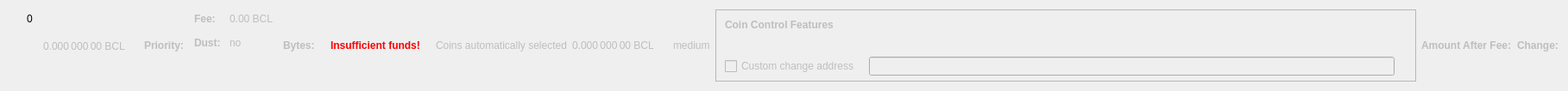
    <widget class="QWidget" name="dummyHideWidget" native="true">
     <property name="maximumSize">
      <size>
       <width>100</width>
       <height>22</height>
      </size>
     </property>
     <layout class="QHBoxLayout" name="dummyHideLayout">
      <item>
       <layout class="QFormLayout" name="formLayoutCoinControl1">
        <property name="horizontalSpacing">
         <number>10</number>
        </property>
        <property name="verticalSpacing">
         <number>14</number>
        </property>
        <property name="leftMargin">
         <number>10</number>
        </property>
        <property name="topMargin">
         <number>4</number>
        </property>
        <property name="rightMargin">
         <number>6</number>
        </property>
        <item row="0" column="1">
         <widget class="QLabel" name="labelCoinControlBytes">
          <property name="cursor">
           <cursorShape>IBeamCursor</cursorShape>
          </property>
          <property name="contextMenuPolicy">
           <enum>Qt::ActionsContextMenu</enum>
          </property>
          <property name="text">
           <string notr="true">0</string>
          </property>
          <property name="textInteractionFlags">
           <set>Qt::LinksAccessibleByMouse|Qt::TextSelectableByKeyboard|Qt::TextSelectableByMouse</set>
          </property>
         </widget>
        </item>
       </layout>
      </item>
      <item>
       <widget class="QLabel" name="labelCoinControlAfterFee">
        <property name="enabled">
         <bool>false</bool>
        </property>
        <property name="sizePolicy">
         <sizepolicy hsizetype="Fixed" vsizetype="Fixed">
          <horstretch>0</horstretch>
          <verstretch>0</verstretch>
         </sizepolicy>
        </property>
        <property name="minimumSize">
         <size>
          <width>111</width>
          <height>12</height>
         </size>
        </property>
        <property name="maximumSize">
         <size>
          <width>111</width>
          <height>12</height>
         </size>
        </property>
        <property name="cursor">
         <cursorShape>IBeamCursor</cursorShape>
        </property>
        <property name="contextMenuPolicy">
         <enum>Qt::ActionsContextMenu</enum>
        </property>
        <property name="text">
         <string notr="true">0.000 000 00 BCL</string>
        </property>
        <property name="textInteractionFlags">
         <set>Qt::LinksAccessibleByMouse|Qt::TextSelectableByKeyboard|Qt::TextSelectableByMouse</set>
        </property>
       </widget>
      </item>
      <item>
       <widget class="QLabel" name="labelCoinControlPriorityText">
        <property name="enabled">
         <bool>false</bool>
        </property>
        <property name="font">
         <font>
          <weight>75</weight>
          <bold>true</bold>
         </font>
        </property>
        <property name="text">
         <string>Priority:</string>
        </property>
       </widget>
      </item>
      <item>
       <layout class="QHBoxLayout" name="horizontalLayout"/>
      </item>
      <item>
       <layout class="QFormLayout" name="formLayoutCoinControl3">
        <property name="horizontalSpacing">
         <number>10</number>
        </property>
        <property name="verticalSpacing">
         <number>14</number>
        </property>
        <property name="leftMargin">
         <number>6</number>
        </property>
        <property name="topMargin">
         <number>4</number>
        </property>
        <property name="rightMargin">
         <number>6</number>
        </property>
        <item row="0" column="0">
         <widget class="QLabel" name="labelCoinControlFeeText">
          <property name="enabled">
           <bool>false</bool>
          </property>
          <property name="font">
           <font>
            <weight>75</weight>
            <bold>true</bold>
           </font>
          </property>
          <property name="text">
           <string>Fee:</string>
          </property>
          <property name="margin">
           <number>0</number>
          </property>
         </widget>
        </item>
        <item row="0" column="1">
         <widget class="QLabel" name="labelCoinControlFee">
          <property name="enabled">
           <bool>false</bool>
          </property>
          <property name="cursor">
           <cursorShape>IBeamCursor</cursorShape>
          </property>
          <property name="contextMenuPolicy">
           <enum>Qt::ActionsContextMenu</enum>
          </property>
          <property name="text">
           <string notr="true">0.00 BCL</string>
          </property>
          <property name="textInteractionFlags">
           <set>Qt::LinksAccessibleByMouse|Qt::TextSelectableByKeyboard|Qt::TextSelectableByMouse</set>
          </property>
         </widget>
        </item>
        <item row="1" column="0">
         <widget class="QLabel" name="labelCoinControlLowOutputText">
          <property name="enabled">
           <bool>false</bool>
          </property>
          <property name="font">
           <font>
            <weight>75</weight>
            <bold>true</bold>
           </font>
          </property>
          <property name="text">
           <string>Dust:</string>
          </property>
         </widget>
        </item>
        <item row="1" column="1">
         <widget class="QLabel" name="labelCoinControlLowOutput">
          <property name="enabled">
           <bool>false</bool>
          </property>
          <property name="cursor">
           <cursorShape>IBeamCursor</cursorShape>
          </property>
          <property name="contextMenuPolicy">
           <enum>Qt::ActionsContextMenu</enum>
          </property>
          <property name="text">
           <string>no</string>
          </property>
          <property name="textInteractionFlags">
           <set>Qt::LinksAccessibleByMouse|Qt::TextSelectableByKeyboard|Qt::TextSelectableByMouse</set>
          </property>
         </widget>
        </item>
       </layout>
      </item>
      <item>
       <widget class="QLabel" name="labelCoinControlBytesText">
        <property name="enabled">
         <bool>false</bool>
        </property>
        <property name="font">
         <font>
          <weight>75</weight>
          <bold>true</bold>
         </font>
        </property>
        <property name="text">
         <string>Bytes:</string>
        </property>
       </widget>
      </item>
      <item>
       <layout class="QFormLayout" name="formLayoutCoinControl2">
        <property name="horizontalSpacing">
         <number>10</number>
        </property>
        <property name="verticalSpacing">
         <number>14</number>
        </property>
        <property name="leftMargin">
         <number>6</number>
        </property>
        <property name="topMargin">
         <number>4</number>
        </property>
        <property name="rightMargin">
         <number>6</number>
        </property>
       </layout>
      </item>
      <item>
       <layout class="QHBoxLayout" name="horizontalLayoutCoinControl2">
        <property name="spacing">
         <number>8</number>
        </property>
        <property name="bottomMargin">
         <number>10</number>
        </property>
       </layout>
      </item>
      <item>
       <widget class="QLabel" name="labelCoinControlInsuffFunds">
        <property name="enabled">
         <bool>false</bool>
        </property>
        <property name="minimumSize">
         <size>
          <width>0</width>
          <height>0</height>
         </size>
        </property>
        <property name="font">
         <font>
          <weight>75</weight>
          <bold>true</bold>
         </font>
        </property>
        <property name="styleSheet">
         <string notr="true">color:red;font-weight:bold;</string>
        </property>
        <property name="text">
         <string>Insufficient funds!</string>
        </property>
        <property name="margin">
         <number>5</number>
        </property>
       </widget>
      </item>
      <item>
       <layout class="QFormLayout" name="formLayoutCoinControl4">
        <property name="horizontalSpacing">
         <number>10</number>
        </property>
        <property name="verticalSpacing">
         <number>14</number>
        </property>
        <property name="leftMargin">
         <number>6</number>
        </property>
        <property name="topMargin">
         <number>4</number>
        </property>
        <property name="rightMargin">
         <number>6</number>
        </property>
       </layout>
      </item>
      <item>
       <widget class="QLabel" name="labelCoinControlAutomaticallySelected">
        <property name="enabled">
         <bool>false</bool>
        </property>
        <property name="sizePolicy">
         <sizepolicy hsizetype="Fixed" vsizetype="Fixed">
          <horstretch>0</horstretch>
          <verstretch>0</verstretch>
         </sizepolicy>
        </property>
        <property name="minimumSize">
         <size>
          <width>0</width>
          <height>0</height>
         </size>
        </property>
        <property name="maximumSize">
         <size>
          <width>240</width>
          <height>16777215</height>
         </size>
        </property>
        <property name="text">
         <string>Coins automatically selected</string>
        </property>
        <property name="margin">
         <number>5</number>
        </property>
       </widget>
      </item>
      <item>
       <widget class="QLabel" name="labelCoinControlChange">
        <property name="enabled">
         <bool>false</bool>
        </property>
        <property name="sizePolicy">
         <sizepolicy hsizetype="Fixed" vsizetype="Fixed">
          <horstretch>0</horstretch>
          <verstretch>0</verstretch>
         </sizepolicy>
        </property>
        <property name="minimumSize">
         <size>
          <width>111</width>
          <height>0</height>
         </size>
        </property>
        <property name="maximumSize">
         <size>
          <width>111</width>
          <height>16777215</height>
         </size>
        </property>
        <property name="cursor">
         <cursorShape>IBeamCursor</cursorShape>
        </property>
        <property name="contextMenuPolicy">
         <enum>Qt::ActionsContextMenu</enum>
        </property>
        <property name="text">
         <string notr="true">0.000 000 00 BCL</string>
        </property>
        <property name="textInteractionFlags">
         <set>Qt::LinksAccessibleByMouse|Qt::TextSelectableByKeyboard|Qt::TextSelectableByMouse</set>
        </property>
       </widget>
      </item>
      <item>
       <widget class="QLabel" name="labelCoinControlPriority">
        <property name="enabled">
         <bool>false</bool>
        </property>
        <property name="cursor">
         <cursorShape>IBeamCursor</cursorShape>
        </property>
        <property name="contextMenuPolicy">
         <enum>Qt::ActionsContextMenu</enum>
        </property>
        <property name="text">
         <string>medium</string>
        </property>
        <property name="textInteractionFlags">
         <set>Qt::LinksAccessibleByMouse|Qt::TextSelectableByKeyboard|Qt::TextSelectableByMouse</set>
        </property>
       </widget>
      </item>
      <item>
       <widget class="QFrame" name="frameCoinControl">
        <property name="sizePolicy">
         <sizepolicy hsizetype="Expanding" vsizetype="Expanding">
          <horstretch>0</horstretch>
          <verstretch>0</verstretch>
         </sizepolicy>
        </property>
        <property name="maximumSize">
         <size>
          <width>16777215</width>
          <height>16777215</height>
         </size>
        </property>
        <property name="frameShape">
         <enum>QFrame::StyledPanel</enum>
        </property>
        <property name="frameShadow">
         <enum>QFrame::Sunken</enum>
        </property>
        <layout class="QVBoxLayout" name="verticalLayoutCoinControl2_2">
         <property name="spacing">
          <number>0</number>
         </property>
         <property name="leftMargin">
          <number>0</number>
         </property>
         <property name="topMargin">
          <number>0</number>
         </property>
         <property name="rightMargin">
          <number>0</number>
         </property>
         <property name="bottomMargin">
          <number>6</number>
         </property>
         <item>
          <layout class="QVBoxLayout" name="verticalLayoutCoinControl" stretch="0,0,0,1">
           <property name="spacing">
            <number>0</number>
           </property>
           <property name="leftMargin">
            <number>10</number>
           </property>
           <property name="topMargin">
            <number>10</number>
           </property>
           <item>
            <layout class="QHBoxLayout" name="horizontalLayoutCoinControl1">
             <property name="bottomMargin">
              <number>15</number>
             </property>
             <item>
              <widget class="QLabel" name="labelCoinControlFeatures">
               <property name="enabled">
                <bool>false</bool>
               </property>
               <property name="sizePolicy">
                <sizepolicy hsizetype="Preferred" vsizetype="Maximum">
                 <horstretch>0</horstretch>
                 <verstretch>0</verstretch>
                </sizepolicy>
               </property>
               <property name="font">
                <font>
                 <weight>75</weight>
                 <bold>true</bold>
                </font>
               </property>
               <property name="styleSheet">
                <string notr="true">font-weight:bold;</string>
               </property>
               <property name="text">
                <string>Coin Control Features</string>
               </property>
              </widget>
             </item>
            </layout>
           </item>
           <item>
            <widget class="QWidget" name="widgetCoinControl" native="true">
             <property name="sizePolicy">
              <sizepolicy hsizetype="Preferred" vsizetype="Preferred">
               <horstretch>0</horstretch>
               <verstretch>0</verstretch>
              </sizepolicy>
             </property>
             <property name="minimumSize">
              <size>
               <width>0</width>
               <height>0</height>
              </size>
             </property>
             <property name="styleSheet">
              <string notr="true"/>
             </property>
             <layout class="QHBoxLayout" name="horizontalLayoutCoinControl5_2">
              <property name="leftMargin">
               <number>0</number>
              </property>
              <property name="topMargin">
               <number>0</number>
              </property>
              <property name="rightMargin">
               <number>0</number>
              </property>
              <property name="bottomMargin">
               <number>0</number>
              </property>
              <item>
               <layout class="QHBoxLayout" name="horizontalLayoutCoinControl3">
                <property name="spacing">
                 <number>20</number>
                </property>
                <property name="topMargin">
                 <number>0</number>
                </property>
                <property name="bottomMargin">
                 <number>10</number>
                </property>
               </layout>
              </item>
             </layout>
            </widget>
           </item>
           <item>
            <layout class="QHBoxLayout" name="horizontalLayoutCoinControl4" stretch="0,0,0">
             <property name="spacing">
              <number>12</number>
             </property>
             <property name="sizeConstraint">
              <enum>QLayout::SetDefaultConstraint</enum>
             </property>
             <property name="topMargin">
              <number>5</number>
             </property>
             <property name="rightMargin">
              <number>5</number>
             </property>
             <item>
              <widget class="QCheckBox" name="checkBoxCoinControlChange">
               <property name="enabled">
                <bool>false</bool>
               </property>
               <property name="toolTip">
                <string>If this is activated, but the change address is empty or invalid, change will be sent to a newly generated address.</string>
               </property>
               <property name="text">
                <string>Custom change address</string>
               </property>
              </widget>
             </item>
             <item>
              <widget class="QValidatedLineEdit" name="lineEditCoinControlChange">
               <property name="enabled">
                <bool>false</bool>
               </property>
               <property name="sizePolicy">
                <sizepolicy hsizetype="Expanding" vsizetype="Fixed">
                 <horstretch>0</horstretch>
                 <verstretch>0</verstretch>
                </sizepolicy>
               </property>
              </widget>
             </item>
             <item>
              <widget class="QLabel" name="labelCoinControlChangeLabel_2">
               <property name="sizePolicy">
                <sizepolicy hsizetype="Preferred" vsizetype="Expanding">
                 <horstretch>0</horstretch>
                 <verstretch>0</verstretch>
                </sizepolicy>
               </property>
               <property name="minimumSize">
                <size>
                 <width>0</width>
                 <height>0</height>
                </size>
               </property>
               <property name="text">
                <string/>
               </property>
               <property name="margin">
                <number>3</number>
               </property>
              </widget>
             </item>
            </layout>
           </item>
           <item>
            <spacer name="verticalSpacerCoinControl">
             <property name="orientation">
              <enum>Qt::Vertical</enum>
             </property>
             <property name="sizeHint" stdset="0">
              <size>
               <width>800</width>
               <height>1</height>
              </size>
             </property>
            </spacer>
           </item>
          </layout>
         </item>
        </layout>
       </widget>
      </item>
      <item>
       <widget class="QLabel" name="labelCoinControlAfterFeeText">
        <property name="enabled">
         <bool>false</bool>
        </property>
        <property name="minimumSize">
         <size>
          <width>0</width>
          <height>0</height>
         </size>
        </property>
        <property name="maximumSize">
         <size>
          <width>16777215</width>
          <height>16777215</height>
         </size>
        </property>
        <property name="font">
         <font>
          <weight>75</weight>
          <bold>true</bold>
         </font>
        </property>
        <property name="text">
         <string>Amount After Fee:</string>
        </property>
        <property name="alignment">
         <set>Qt::AlignLeading|Qt::AlignLeft|Qt::AlignVCenter</set>
        </property>
        <property name="margin">
         <number>0</number>
        </property>
       </widget>
      </item>
      <item>
       <widget class="QLabel" name="labelCoinControlChangeText">
        <property name="enabled">
         <bool>false</bool>
        </property>
        <property name="sizePolicy">
         <sizepolicy hsizetype="Preferred" vsizetype="Preferred">
          <horstretch>0</horstretch>
          <verstretch>0</verstretch>
         </sizepolicy>
        </property>
        <property name="minimumSize">
         <size>
          <width>0</width>
          <height>0</height>
         </size>
        </property>
        <property name="maximumSize">
         <size>
          <width>16777215</width>
          <height>16777215</height>
         </size>
        </property>
        <property name="font">
         <font>
          <weight>75</weight>
          <bold>true</bold>
         </font>
        </property>
        <property name="text">
         <string>Change:</string>
        </property>
        <property name="alignment">
         <set>Qt::AlignLeading|Qt::AlignLeft|Qt::AlignVCenter</set>
        </property>
       </widget>
      </item>
     </layout>
    </widget>
